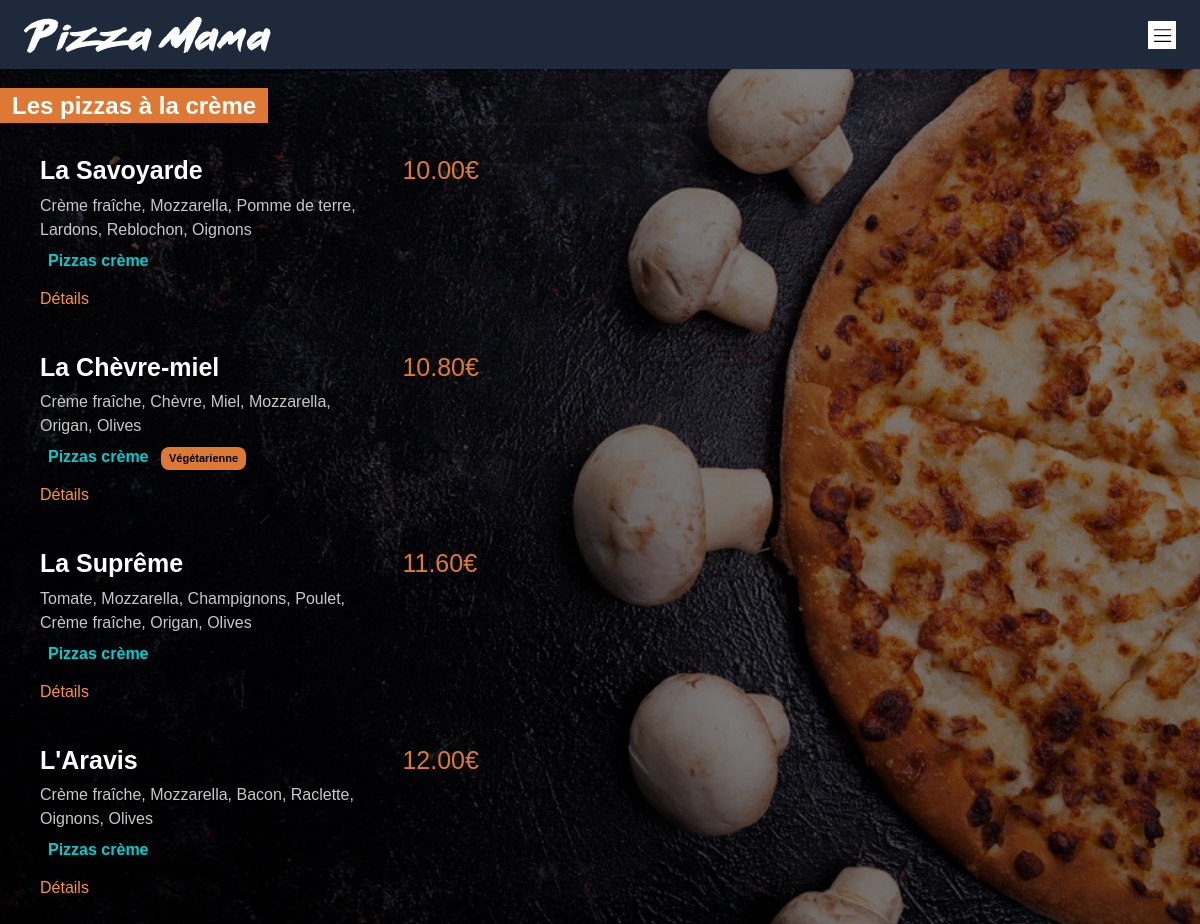
The app's page /menu/pizzas_a_la_creme with its own data.
### menu/models.py (models this page shows, shortened)
class Pizza(models.Model):
    nom = models.CharField(max_length=200)
    ingredients = models.CharField(max_length=400)
    prix = models.FloatField(default=0)
    vegetarienne = models.BooleanField(default=False)
    description = models.TextField(default=" ")
    category = ForeignKey(Category, related_name="Categorie", on_delete=models.CASCADE, default=1)
    image = models.ImageField(upload_to='static/menu/images/pizzas', blank=True)
    class Meta:
        ordering = ['category']

class Category(models.Model):
    nom = models.CharField(max_length=200)
    date_ajout = models.DateTimeField(auto_now=True)
    class Meta:
        ordering = ['-date_ajout']
    def __str__(self):   # permet de renvoyer le nom de la cat dans l'affichage admin
        return self.nom

### menu/views.py (the view)
# urls.py: path('pizzas_a_la_creme', views.pizzasCreme, name="pizzas_a_la_creme"),
def pizzasCreme(request):
    pizzas = Pizza.objects.filter(category__in=Category.objects.filter(nom="Pizzas crème")).distinct().order_by('prix')
    return render(request, "menu/pizzas_a_la_creme.html", {'pizzas': pizzas})

### menu/templates/menu/pizzas_a_la_creme.html (shortened to what this page needs)
{% extends '../menu/base.html' %}
{% block content %}
    <div class="mt-[60px]">
        <h1 class="bg-[#DD7835] mt-[80px] py-1 px-3 font-black text-2xl inline">Les pizzas à la crème</h1>
    </div>
    <div class="pl-[40px]">
        {% for pizza in pizzas %}
        <div class="menu_list_item">
            <span class="menu_list_title title_color">{{pizza.nom}} </span>
            <span class="menu_list_price">{{pizza.prix | floatformat:2}}€</span>
            <span class="menu_list_ingredients">{{pizza.ingredients}}</span>
            <span class="menu_list_category">{{pizza.category}}</span>
            {% if pizza.vegetarienne %}
                <span class="menu_list_vegetarienne">Végétarienne</span>
            {% endif %}
            <div class="pb-2 text-orange-400">
                <a href="{{ pizza.nom }}">Détails</a>
            </div>
        </div>
        {% endfor %}
    </div>
{% endblock content %}

### menu/static/menu/style.css (style rules this page uses)
body { background: linear-gradient(0deg, rgba(0, 0, 0, 0.5), rgba(0, 0, 0, 0.5)), url("images/menu_background.jpg") no-repeat center center fixed; -webkit-background-size: cover; -moz-background-size: cover; -o-background-size: cover; background-size: cover; color: white; margin: 0px; font-family: Arial; }
.menu_list_item { margin: 30px 0px; }
.menu_list_title { font-weight: bold; font-size: 25px; display: inline-block; width: 350px; }
.menu_list_price { color: #DD7835; margin-left: 8px; font-size: 25px; display: inline-block; width: 70px; text-align: right; }
.menu_list_ingredients { color: #C8C8C8; font-size; 14px; margin-top: 4px; display: block; width: 320px; }
.menu_list_vegetarienne { background-color: #DD7835; color: black; font-size: 11px; font-weight: bold; padding: 3px 8px; display: inline-block; margin-top: 4px; margin-bottom: 10px; border-radius: 8px; }
.menu_list_category { color: darkturquoise; font-weight: bold; padding: 3px 8px; display: inline-block; margin-top: 4px; margin-bottom: 11px; }

### records on screen
Pizza: nom "La Savoyarde", prix "10.00", ingredients "Crème fraîche, Mozzarella, Pomme de terre, Lardons, Reblochon, Oignons", category "Pizzas crème"
Pizza: nom "La Chèvre-miel", prix "10.80", ingredients "Crème fraîche, Chèvre, Miel, Mozzarella, Origan, Olives", category "Pizzas crème", vegetarienne "Végétarienne"
Pizza: nom "La Suprême", prix "11.60", ingredients "Tomate, Mozzarella, Champignons, Poulet, Crème fraîche, Origan, Olives", category "Pizzas crème"
Pizza: nom "L'Aravis", prix "12.00", ingredients "Crème fraîche, Mozzarella, Bacon, Raclette, Oignons, Olives", category "Pizzas crème"
